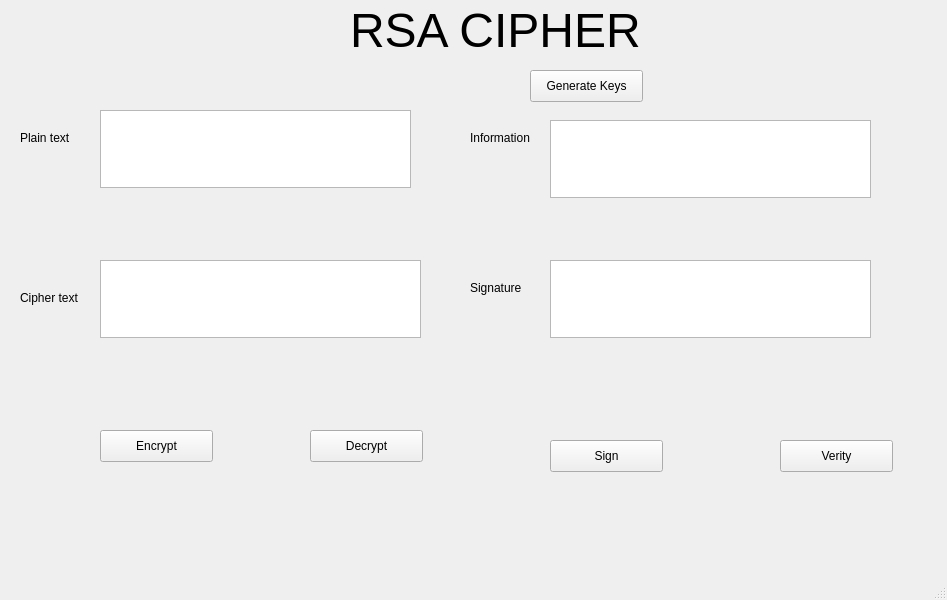
<?xml version="1.0" encoding="UTF-8"?>
<ui version="4.0">
 <class>MainWindow</class>
 <widget class="QMainWindow" name="MainWindow">
  <property name="geometry">
   <rect>
    <x>0</x>
    <y>0</y>
    <width>947</width>
    <height>600</height>
   </rect>
  </property>
  <property name="windowTitle">
   <string>MainWindow</string>
  </property>
  <widget class="QWidget" name="centralwidget">
   <widget class="QLabel" name="tieuDe">
    <property name="geometry">
     <rect>
      <x>350</x>
      <y>0</y>
      <width>331</width>
      <height>61</height>
     </rect>
    </property>
    <property name="font">
     <font>
      <pointsize>36</pointsize>
     </font>
    </property>
    <property name="text">
     <string>RSA CIPHER</string>
    </property>
   </widget>
   <widget class="QLabel" name="plaintext">
    <property name="geometry">
     <rect>
      <x>20</x>
      <y>130</y>
      <width>60</width>
      <height>16</height>
     </rect>
    </property>
    <property name="text">
     <string>Plain text</string>
    </property>
   </widget>
   <widget class="QLabel" name="ciphertext">
    <property name="geometry">
     <rect>
      <x>20</x>
      <y>290</y>
      <width>81</width>
      <height>16</height>
     </rect>
    </property>
    <property name="text">
     <string>Cipher text</string>
    </property>
   </widget>
   <widget class="QLabel" name="information">
    <property name="geometry">
     <rect>
      <x>470</x>
      <y>130</y>
      <width>71</width>
      <height>16</height>
     </rect>
    </property>
    <property name="text">
     <string>Information</string>
    </property>
   </widget>
   <widget class="QLabel" name="signature">
    <property name="geometry">
     <rect>
      <x>470</x>
      <y>280</y>
      <width>60</width>
      <height>16</height>
     </rect>
    </property>
    <property name="text">
     <string>Signature</string>
    </property>
   </widget>
   <widget class="QTextEdit" name="txt_plaintext">
    <property name="geometry">
     <rect>
      <x>100</x>
      <y>110</y>
      <width>311</width>
      <height>78</height>
     </rect>
    </property>
   </widget>
   <widget class="QTextEdit" name="txt_ciphertext">
    <property name="geometry">
     <rect>
      <x>100</x>
      <y>260</y>
      <width>321</width>
      <height>78</height>
     </rect>
    </property>
   </widget>
   <widget class="QTextEdit" name="txt_information">
    <property name="geometry">
     <rect>
      <x>550</x>
      <y>120</y>
      <width>321</width>
      <height>78</height>
     </rect>
    </property>
   </widget>
   <widget class="QTextEdit" name="txt_signature">
    <property name="geometry">
     <rect>
      <x>550</x>
      <y>260</y>
      <width>321</width>
      <height>78</height>
     </rect>
    </property>
   </widget>
   <widget class="QPushButton" name="bt_encrypt">
    <property name="geometry">
     <rect>
      <x>100</x>
      <y>430</y>
      <width>113</width>
      <height>32</height>
     </rect>
    </property>
    <property name="text">
     <string>Encrypt</string>
    </property>
   </widget>
   <widget class="QPushButton" name="bt_decrypt">
    <property name="geometry">
     <rect>
      <x>310</x>
      <y>430</y>
      <width>113</width>
      <height>32</height>
     </rect>
    </property>
    <property name="text">
     <string>Decrypt</string>
    </property>
   </widget>
   <widget class="QPushButton" name="bt_sign">
    <property name="geometry">
     <rect>
      <x>550</x>
      <y>440</y>
      <width>113</width>
      <height>32</height>
     </rect>
    </property>
    <property name="text">
     <string>Sign</string>
    </property>
   </widget>
   <widget class="QPushButton" name="bt_verity">
    <property name="geometry">
     <rect>
      <x>780</x>
      <y>440</y>
      <width>113</width>
      <height>32</height>
     </rect>
    </property>
    <property name="text">
     <string>Verity</string>
    </property>
   </widget>
   <widget class="QPushButton" name="pushButton_5">
    <property name="geometry">
     <rect>
      <x>530</x>
      <y>70</y>
      <width>113</width>
      <height>32</height>
     </rect>
    </property>
    <property name="text">
     <string>Generate Keys</string>
    </property>
   </widget>
  </widget>
  <widget class="QMenuBar" name="menubar">
   <property name="geometry">
    <rect>
     <x>0</x>
     <y>0</y>
     <width>947</width>
     <height>26</height>
    </rect>
   </property>
  </widget>
  <widget class="QStatusBar" name="statusbar"/>
 </widget>
 <resources/>
 <connections/>
</ui>
